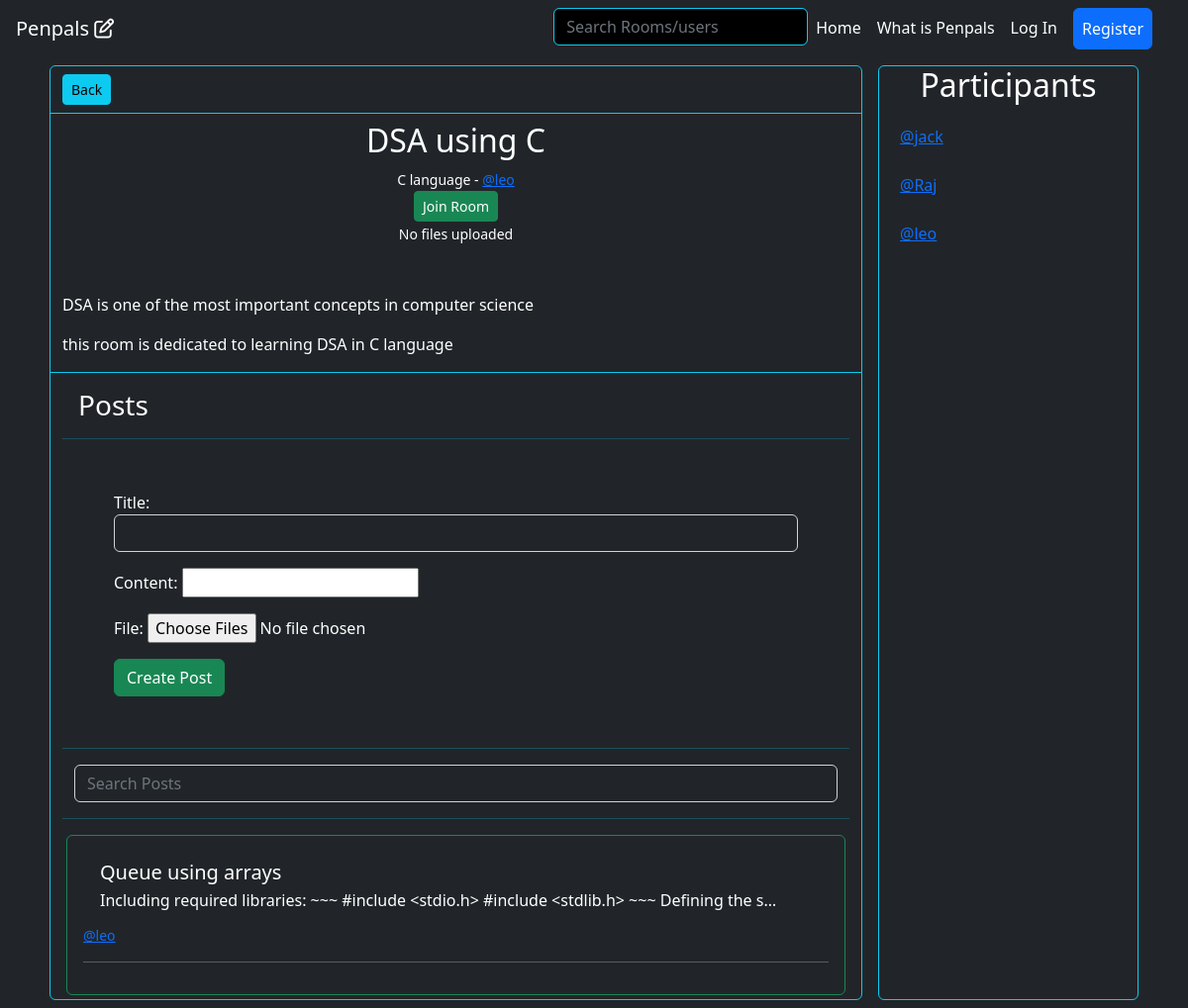
The app's page /room/3, older data.
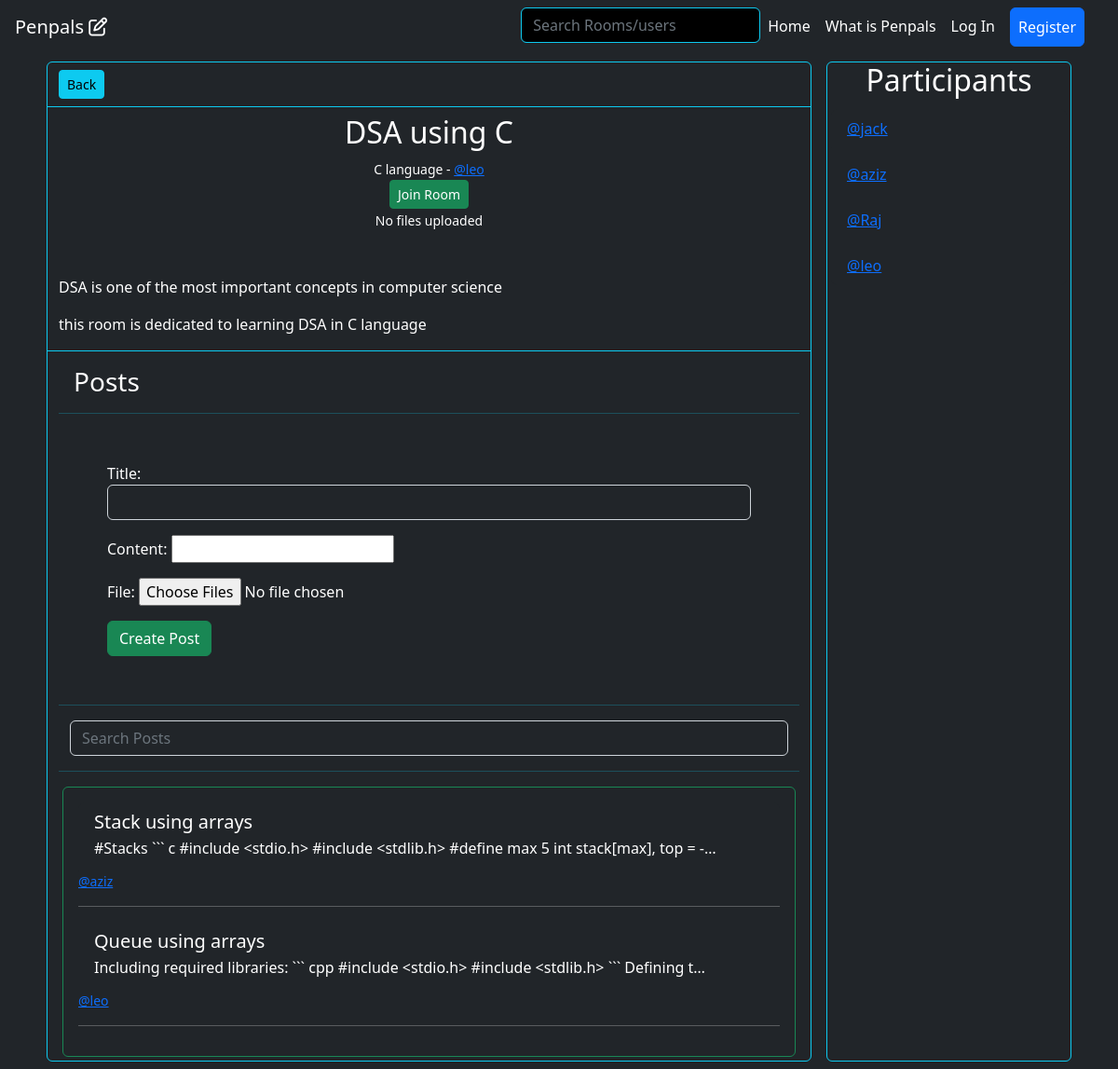
The same page, newer data.
### base/models.py (models this page shows, shortened)
class Post(models.Model):
    title = models.CharField(max_length=120)
    content = MarkdownField(rendered_field='content_rendered', validator=VALIDATOR_STANDARD)
    content_rendered = RenderedMarkdownField()
    creator = models.ForeignKey(Account,on_delete=models.CASCADE,related_name="user_posts")
    room = models.ForeignKey(Room,on_delete=models.CASCADE,related_name='room_posts')
    likes = models.ManyToManyField(Account,related_name='liked_posts')
    dislikes = models.ManyToManyField(Account,related_name='disliked_posts')
    bookmarks = models.ManyToManyField(Account,related_name='bookmarked_posts')
    pinned = models.BooleanField(default=False)
    created_at = models.DateTimeField(auto_now_add=True)
    updated_at = models.DateTimeField(auto_now=True)
    class Meta:
        ordering = ['pinned','-created_at']

### accounts/models.py (models this page shows, shortened)
class Account(AbstractBaseUser,PermissionsMixin):
    id = models.UUIDField(primary_key = True,default=uuid.uuid4,editable=False)
    Genders=[
        ("Male","Male"),
        ("Female","Female")
    ]
    email = models.EmailField(verbose_name="email", max_length=60, unique=True)
    username = models.CharField(max_length=30, unique=True)
    gender = models.CharField(max_length=7,choices=Genders,default = "Male")
    phone_num = PhoneNumberField(blank=True)
    current_residence = CountryField(null =True , blank = True)
    nationality = CountryField(null =True , blank = True)
    date_joined = models.DateTimeField(verbose_name="date joined", auto_now_add=True)
    last_login = models.DateTimeField(verbose_name="last login", auto_now=True)
    is_active = models.BooleanField(default=True)
    is_admin = models.BooleanField(default=False)
    is_staff = models.BooleanField(default=False)
    is_superuser = models.BooleanField(default=False)
    profile_image = models.URLField(default="https://www.freeiconspng.com/thumbs/account-icon/account-icon-33.png")
    USERNAME_FIELD = "email"
    REQUIRED_FIELDS = [
        'username',
    ]
    objects = MyAccountManager()
    class Meta:
        unique_together = ('username','email')
    def __str__(self):
        return f"<a href='/accounts/{self.id}'>@{self.username}</a>"

### base/views.py (the view)
# urls.py: path('room/<int:roomid>',view_room,name='view_room'),
def view_room(request, roomid):
    context = {}
    room = Room.objects.get(id=roomid)
    context['room'] = room
    context['post_form'] = PostCreationForm()
    context['file_form'] = PostFileForm()
    if request.GET:
        p = request.GET.get('p')
        context['posts'] = room.room_posts.filter(title__icontains=p)
    else:
        context['posts'] = room.room_posts.all()
    context['joined'] = (request.user in room.participants.all())
    return render(request,"base/view_room.html",context)

### base/forms.py
class PostCreationForm(forms.ModelForm):
    class Meta:
        model = Post
        fields = ('title', 'content')
        widgets = {
            'title': forms.TextInput(attrs={'class':'form-control bg-dark text-white'}),
            'content': MDEWidget(attrs={'class':'bg-dark text-white form-control'}),
        }

class PostFileForm(forms.ModelForm):
    file = forms.FileField(required=False,widget=ClearableMultipleFileInput())
    class Meta:
        model = PostFile
        fields = ['file']

### base/models.py (called while the page is built)
    def __str__(self):
        return self.name

### base/widgets.py (called while the page is built)
    def is_initial(self, value):
        return bool(value)

### base/templates/base/view_room.html (shortened to what this page needs)
{% extends "layout.html" %}
{% block body %}
<div class="container" style="display: grid; grid-template-columns: 3fr 1fr;">
    <div class="border rounded border-info m-2">
        <div class="container mt-2 mb-2 border-bottom border-info pb-2">
            <a href="{% url 'index'%}?t={{room.topic.name}}" class="btn btn-info btn-sm">Back</a>
        </div>
        <div class="border-bottom border-info">
            <div class="text-center">
                <h2>{{room.name}}</h2>
                <small>{{room.topic}} - {{room.creator|safe}}</small>
                <div>
                    {% if not joined and not is_private%}
                    <a href="{% url 'join_room' room.id %}" class="btn btn-success btn-sm">Join Room</a>
                    {% endif %}
                </div>
            </div>
            <div class="text-center">
                {% for file in room.room_files.all %}
                <a href="{% url 'get_room_file' file.id %}">{{ file }}</a>
                {% empty %}
                <small>No files uploaded</small>
                {% endfor %}
            </div>
            <div class="container-fluid">
                <p class="text-center p-3">{{room.description_rendered | safe}}</p>
            </div>
        </div>
        <div class="text-white container">
            <h3 class="text-left m-3">Posts</h3>
            <hr class="text-info">
            {% include "base/create_post.html" %}
            <hr class="text-info">
        </div>
        <div class="container">
            <form class="container-fluid" action="{% url 'view_room' room.id %}">
                <input name="p" class="form-control bg-dark text-white m-auto" type="search" placeholder="Search Posts"
                    aria-label="Search">
            </form>
            <hr class="text-info">
            <div class="border rounded border-success list-group p-3 m-1">
                {% include "base/posts.html" %}
            </div>
        </div>
    </div>
    <div class="border rounded border-info m-2">
        <h2 class="text-center">Participants</h2>
        <ul class="list-group">
            {% for participant in room.participants.all %}
            <li class="list-group-item bg-dark m-1 text-white border-dark">{{participant | safe}}</li>
            {% endfor %}
        </ul>
    </div>
</div>
{% endblock %}

### base/templates/base/posts.html (shortened to what this page needs)
{% for post in posts %}
<a href="{% url 'view_post' post.id %}"
    class="list-group-item list-group-item-action flex-column align-items-start bg-dark text-white border-dark">
    <div class="d-flex w-100 justify-content-between">
        <h5 class="mb-1">{{ post.title }}</h5>
    </div>
    <p class="mb-1">{{post.content | truncatechars:100 }}</p>
    <small>{{post.creator |safe }}</small>
</a>
<hr>
{% empty %}
<h3>No posts here</h3>
{% endfor %}

Row changes from the older to the newer data that the page shows:
added Post: title "Stack using arrays", content "#Stacks ``` c #include <stdio.h> #include <stdlib.h> #define max 5 int stack[max], top = -…", creator "@aziz"
changed Post "Queue using arrays": content "Including required libraries: ~~~ #include <stdio.h> #include <stdlib.h> ~~~ Defining the s…" → "Including required libraries: ``` cpp #include <stdio.h> #include <stdlib.h> ``` Defining t…"
now on this page (row unchanged): Account: id+username "@aziz"
